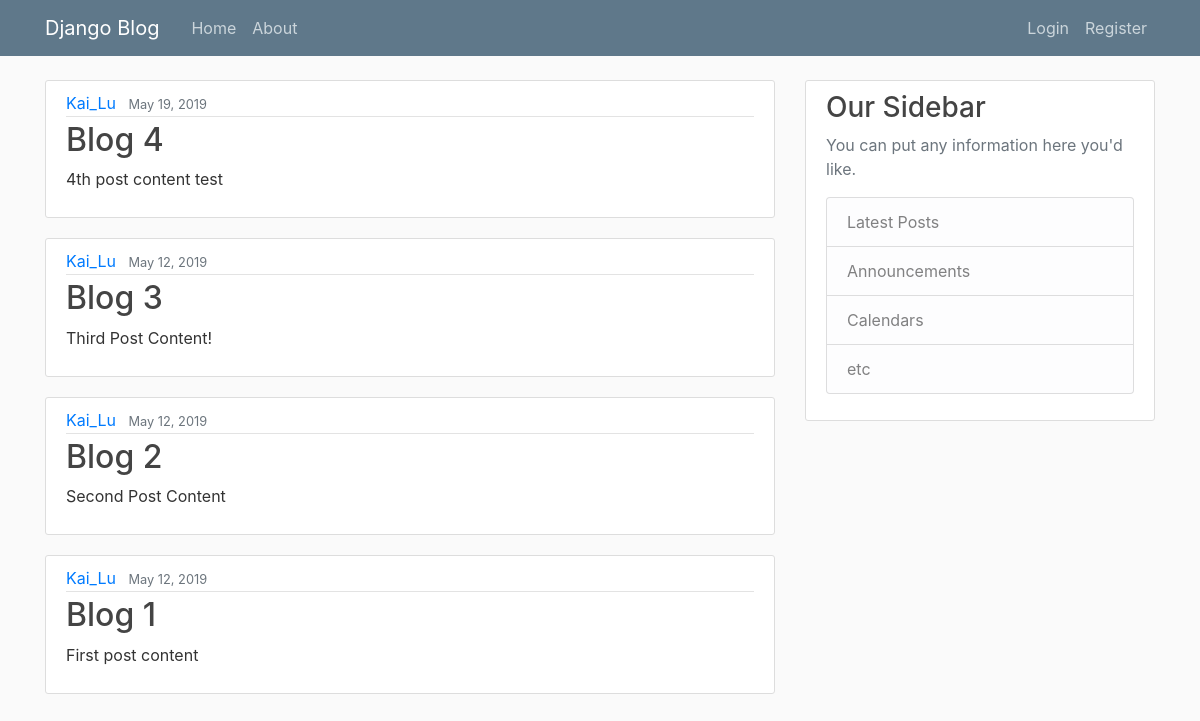
The page / on the database its author committed.
### blog/models.py (models this page shows, shortened)
class Post(models.Model):
    title = models.CharField(max_length=100)
    content = models.TextField()
    date_posted = models.DateTimeField(default=timezone.now)
    author = models.ForeignKey(User, on_delete=models.CASCADE)

### blog/views.py (the view)
# urls.py: path('', PostListView.as_view(), name='blog-home'),
class PostListView(ListView):
    model = Post
    template_name = 'blog/home.html'
    context_object_name = 'posts'
    ordering = ['-date_posted']
    paginate_by = 5

### blog/templates/blog/home.html
{% extends "blog/base.html" %}
{% block content %}
    {% for post in posts %}
        <article class="media content-section">
            <div class="media-body">
                <div class="article-metadata">
                    <a class="mr-2" href="#">{{ post.author }}</a>
                    <small class="text-muted">{{ post.date_posted|date:"F d, Y" }}</small>
                </div>
                <h2><a class="article-title" href="#">{{ post.title }}</a></h2>
                <p class="article-content">{{ post.content }}</p>
            </div>
        </article>
    {% endfor %}
{% endblock content %}

### blog/static/blog/main.css (style rules this page uses)
body { background: #fafafa; color: #333333; margin-top: 5rem; }
h1, h2, h3, h4, h5, h6 { color: #444444; }
.content-section { background: #ffffff; padding: 10px 20px; border: 1px solid #dddddd; border-radius: 3px; margin-bottom: 20px; }
.article-title { color: #444444; }
.article-content { white-space: pre-line; }
.article-metadata { padding-bottom: 1px; margin-bottom: 4px; border-bottom: 1px solid #e3e3e3 }

### rows shown on the page
Post: author "Kai_Lu", date_posted "May 19, 2019", title "Blog 4", content "4th post content test"
Post: author "Kai_Lu", date_posted "May 12, 2019", title "Blog 3", content "Third Post Content!"
Post: author "Kai_Lu", date_posted "May 12, 2019", title "Blog 2", content "Second Post Content"
Post: author "Kai_Lu", date_posted "May 12, 2019", title "Blog 1", content "First post content"
